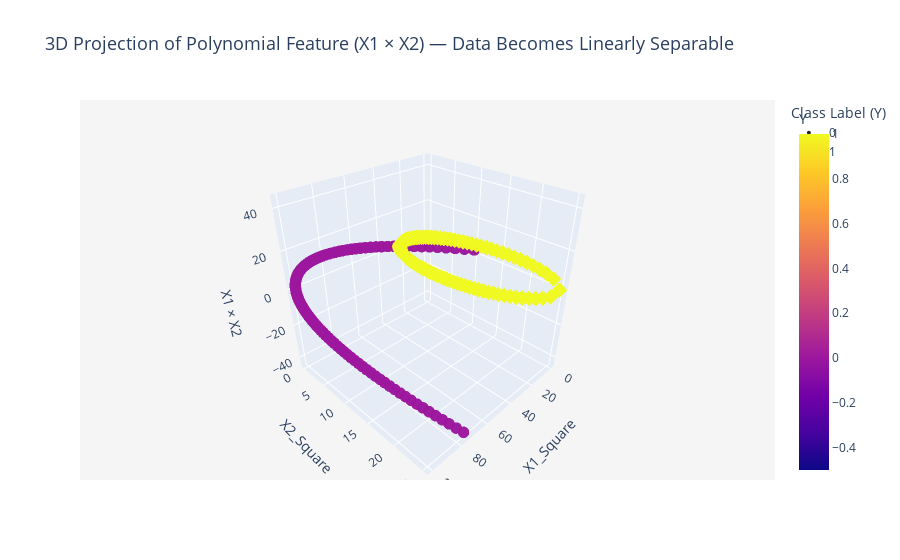

The notebook cell this image was saved under:
### Code cell
import plotly.express as px

# 📌 3D Visualization of Polynomial Feature Space
# We are plotting 3 dimensions:
#   X-axis → X1 (original feature 1)
#   Y-axis → Y1 (original feature 2)
#   Z-axis → X1 * X2 (interaction term)
#
# Polynomial kernel SVM transforms 2D circular data into a higher-dimensional space.
# In 2D the data is NOT linearly separable, but in 3D the separation becomes clearer.
# This plot helps us **visually understand how polynomial transformations make separation possible**.

fig = px.scatter_3d(
    df,
    x='X1_Square',
    y='X2_Square',
    z='X1*X2',
    color='Y',                # color points by class label
    symbol='Y',               # different symbols for each class
    opacity=0.85,             # slightly transparent points
    size_max=8,               # max point size if size argument used
    title="3D Projection of Polynomial Feature (X1 × X2) — Data Becomes Linearly Separable"
)

# 💅 Beautify the chart
fig.update_traces(marker=dict(size=4))  # adjust point size

fig.update_layout(
    scene=dict(
        xaxis_title="X1_Square",
        yaxis_title="X2_Square",
        zaxis_title="X1 × X2",
        camera=dict(eye=dict(x=1.4, y=1.4, z=1.2)),  # better 3D view angle
        bgcolor="rgb(245,245,245)"                  # soft background
    ),
    legend=dict(title="Class Label (Y)"),
    title_font=dict(size=18)
)

fig.show()

### Figure 1 — Plotly figure (JSON) as saved in the notebook; plotly's stock layout.template omitted (floating-point values rounded to 4 significant figures; data arrays with more than 128 entries replaced by an {"elided": "..."} marker saying what was removed)
{"data": [{"hovertemplate": "Y=%{marker.color}<br>X1_Square=%{x}<br>X2_Square=%{y}<br>X1*X2=%{z}<extra></extra>", "legendgroup": "0", "marker": {"color": {"elided": "200 int values"}, "coloraxis": "coloraxis", "opacity": 0.85, "size": 4, "symbol": "circle"}, "mode": "markers", "name": "0", "scene": "scene", "showlegend": true, "type": "scatter3d", "x": {"elided": "200 float values"}, "y": {"elided": "200 float values"}, "z": {"elided": "200 float values"}}, {"hovertemplate": "Y=%{marker.color}<br>X1_Square=%{x}<br>X2_Square=%{y}<br>X1*X2=%{z}<extra></extra>", "legendgroup": "1", "marker": {"color": {"elided": "200 int values"}, "coloraxis": "coloraxis", "opacity": 0.85, "size": 4, "symbol": "diamond"}, "mode": "markers", "name": "1", "scene": "scene", "showlegend": true, "type": "scatter3d", "x": {"elided": "200 float values"}, "y": {"elided": "200 float values"}, "z": {"elided": "200 float values"}}], "layout": {"coloraxis": {"colorbar": {"title": {"text": "Y"}}, "colorscale": [[0, "#0d0887"], [0.1111, "#46039f"], [0.2222, "#7201a8"], [0.3333, "#9c179e"], [0.4444, "#bd3786"], [0.5556, "#d8576b"], [0.6667, "#ed7953"], [0.7778, "#fb9f3a"], [0.8889, "#fdca26"], [1, "#f0f921"]]}, "legend": {"title": {"text": "Class Label (Y)"}, "tracegroupgap": 0}, "scene": {"bgcolor": "rgb(245,245,245)", "camera": {"eye": {"x": 1.4, "y": 1.4, "z": 1.2}}, "domain": {"x": [0, 1], "y": [0, 1]}, "xaxis": {"title": {"text": "X1_Square"}}, "yaxis": {"title": {"text": "X2_Square"}}, "zaxis": {"title": {"text": "X1 × X2"}}}, "title": {"font": {"size": 18}, "text": "3D Projection of Polynomial Feature (X1 × X2) — Data Becomes Linearly Separable"}}}
